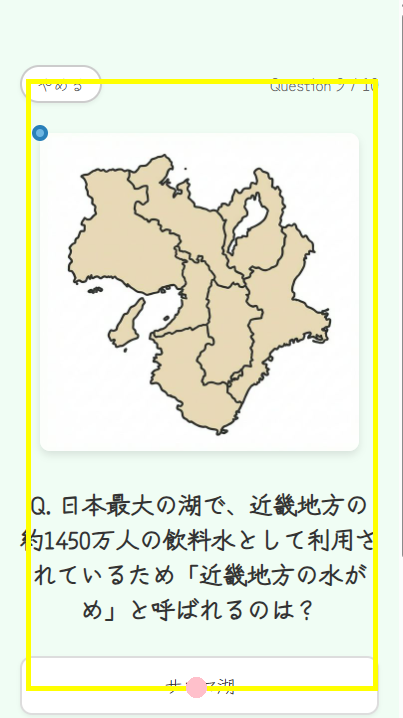
#> input picture social-studies-app/debug_view.png, 403 x 718 px, given in place of map_kinki_blank_1771591655064.png, which was not available
$ python draw_grids2.py
#> lines starting #> are read from the running program, lines starting #| are printed output that depends on the picture; pictures that were not available may be replaced by others from this repository, and a replacement may not be noted
from PIL import Image, ImageDraw

def draw_grid(input_path, output_path):
#> called with output_path = 'kinki_grid.png'
    img = Image.open(input_path)
#> img is the input picture: PIL image 403x718 RGB; mean R, G, B 234.1, 239.1, 222
    draw = ImageDraw.Draw(img)
    width, height = img.size
#> width = 403; height = 718

    for i in range(10, 100, 10):
        # vertical lines
        x = int(width * i / 100)
        draw.line([(x, 0), (x, height)], fill="red", width=2)
        draw.text((x + 2, 2), f"x{i}", fill="red")

        # horizontal lines
        y = int(height * i / 100)
        draw.line([(0, y), (width, y)], fill="red", width=2)
        draw.text((2, y + 2), f"y{i}", fill="red")

    img.save(output_path)
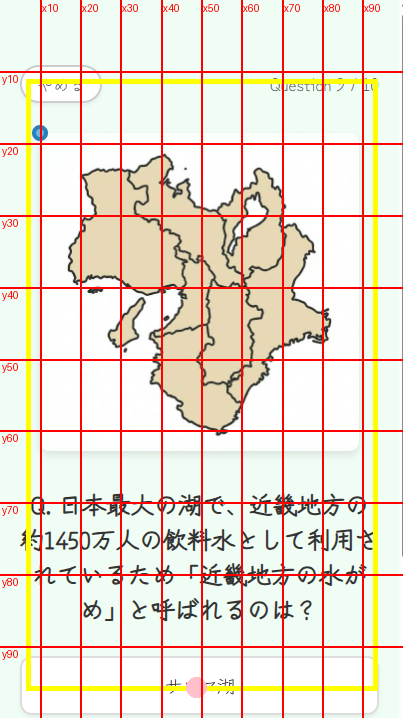
#> saved as kinki_grid.png: PIL image 403x718 RGB; mean R, G, B 235.8, 222.3, 206.2

draw_grid("assets/images/geography/map_kinki_blank_1771591655064.png", "kinki_grid.png")
draw_grid("assets/images/geography/map_hokkaido_blank.png", "hokkaido_grid.png")
#> call 2 of draw_grid, with output_path = 'hokkaido_grid.png'
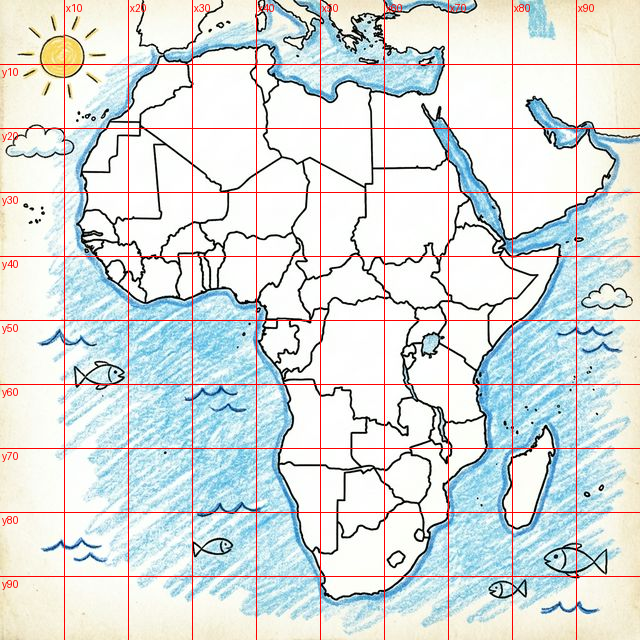
#> input picture social-studies-app/grid_map_africa_blank_1771577902246.png, 640 x 640 px, given in place of map_hokkaido_blank.png, which was not available
#> in draw_grid, img is the input picture: PIL image 640x640 RGB; mean R, G, B 217.5, 222.5, 221.3
#> in draw_grid (call 2), `img.save(output_path)`:
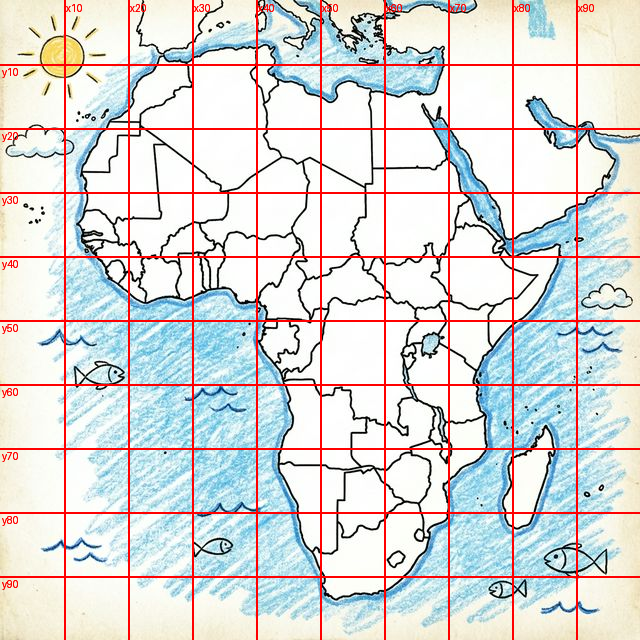
#> saved as hokkaido_grid.png: PIL image 640x640 RGB; mean R, G, B 218.6, 216, 214.8
print("Grid images generated.")
